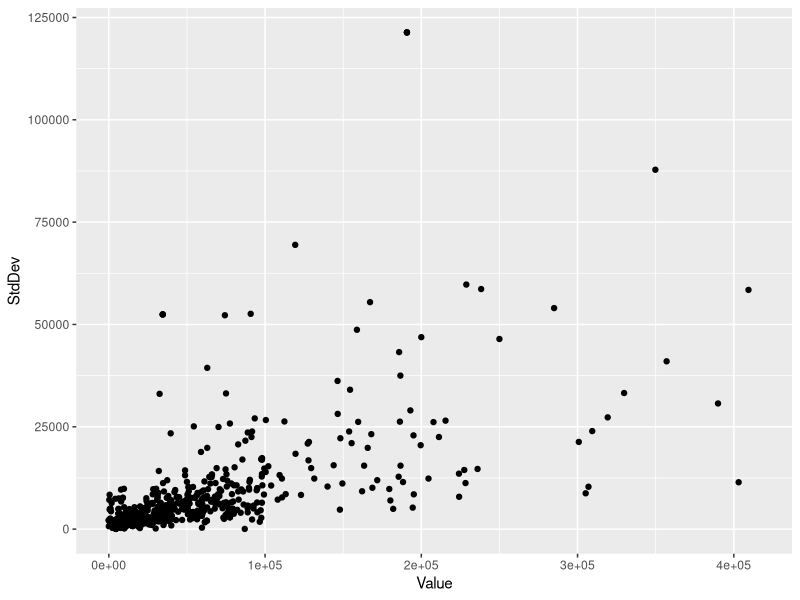
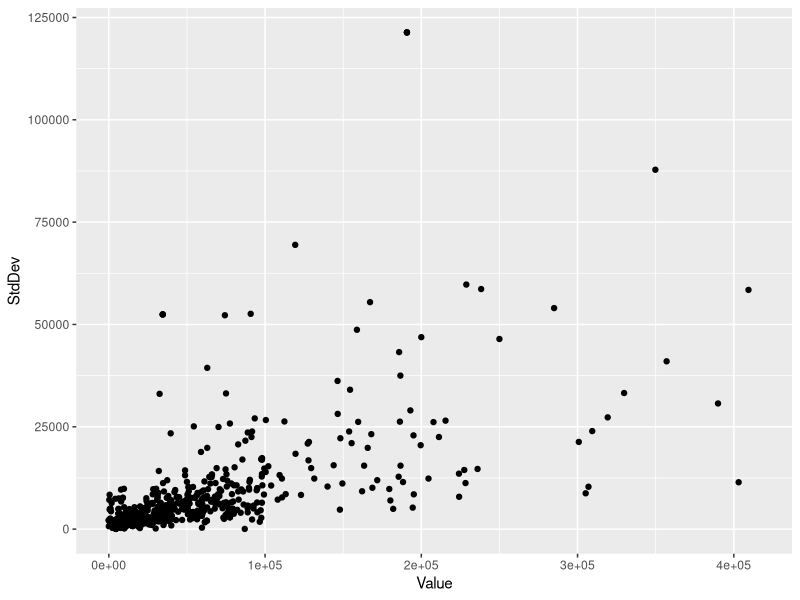
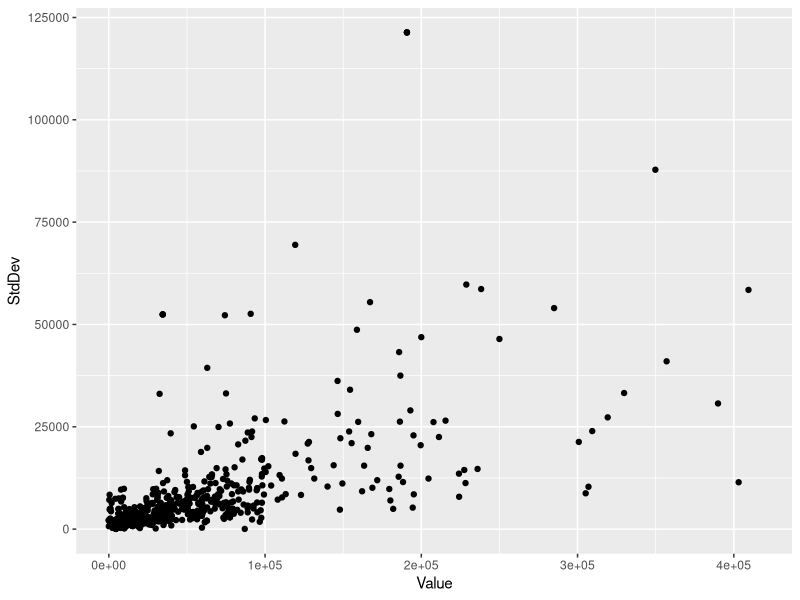
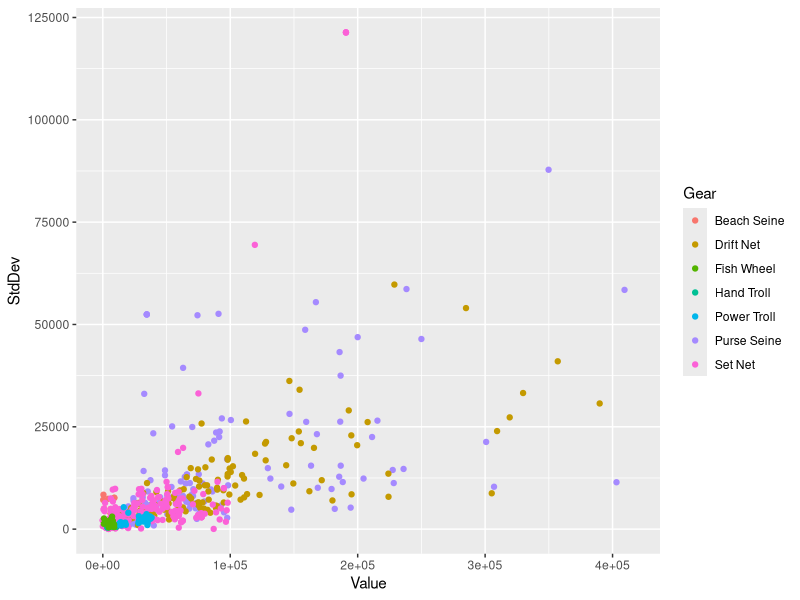
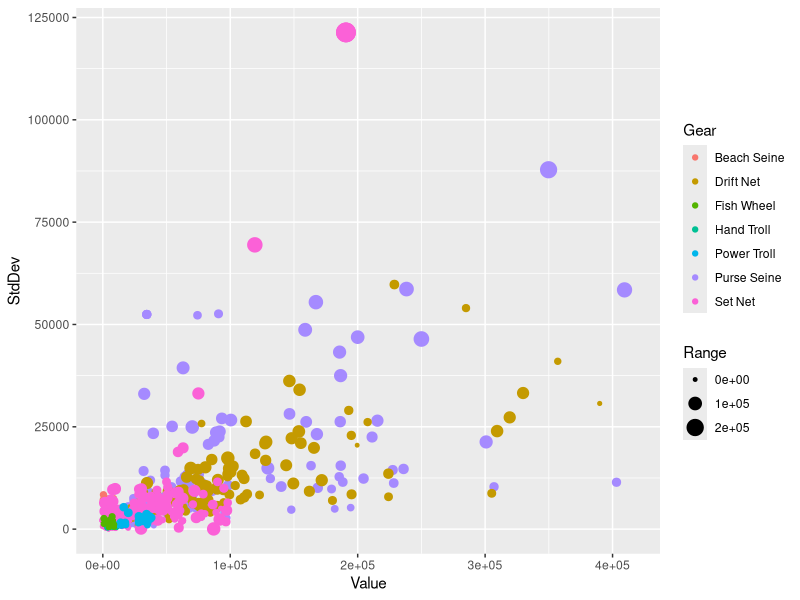
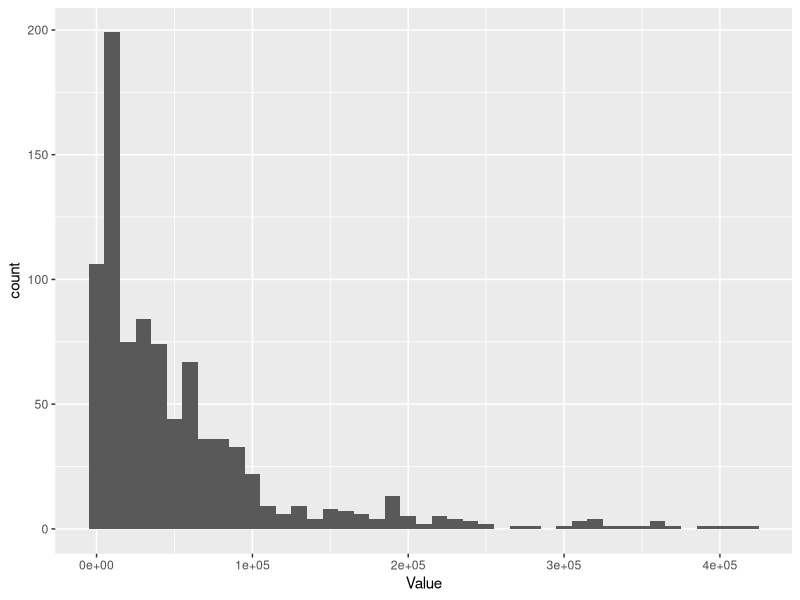
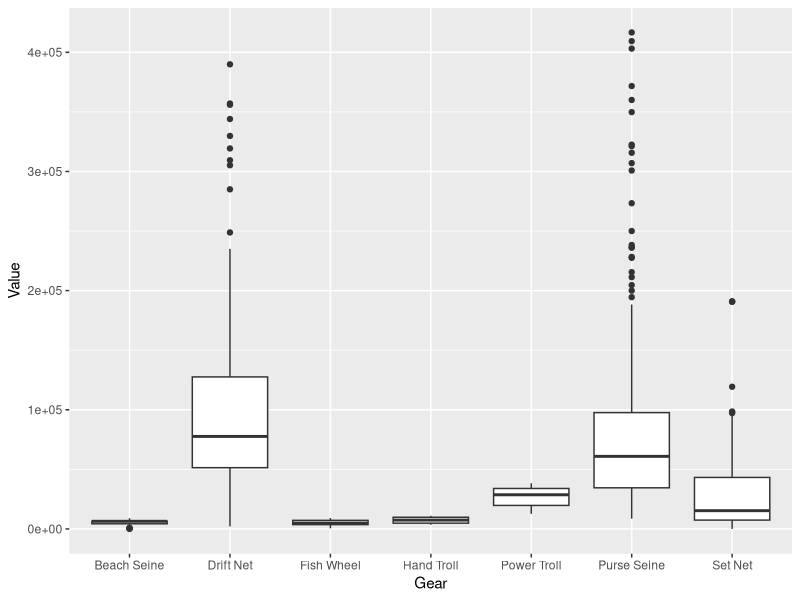
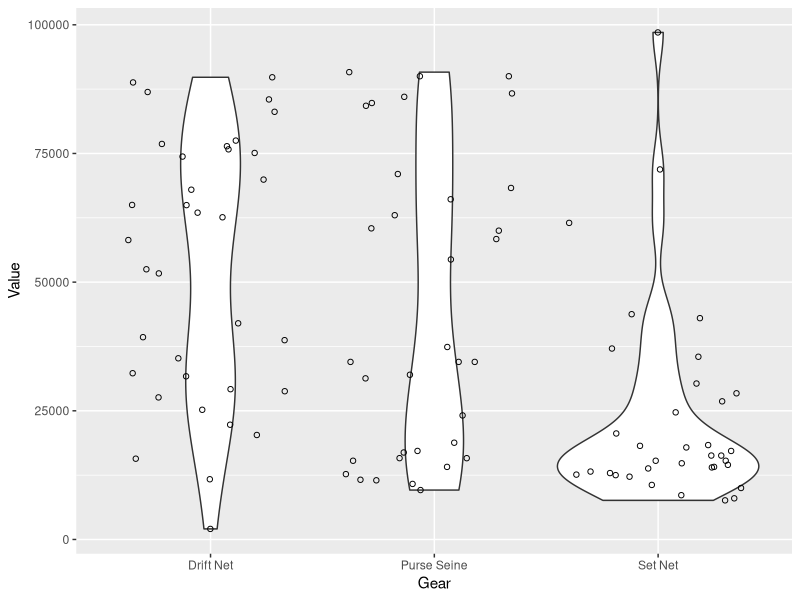

Reproduce these figures in R, in order.
## ---- chunk 1
suppressPackageStartupMessages({
  library(ggplot2)
  library(tidyr)
  library(dplyr)
})

# https://knb.ecoinformatics.org/#view/urn:uuid:e05865d7-678d-4513-9061-2ab7d979f8e7
# Search 'permit value'
permits <- read.csv("data/Yearly_SalmonPermitValues.csv", stringsAsFactors = FALSE)
str(permits)
## ---- chunk 2
ggplot(permits, aes(Value, StdDev)) + 
  geom_point()

# same as
ggplot(permits) + 
  geom_point(aes(Value, StdDev))

# same as
ggplot() + 
  geom_point(data = permits, aes(Value, StdDev))
## ---- chunk 3
ggplot(permits, aes(Value, StdDev, color = Gear)) +
  geom_point()
## ---- chunk 4
ggplot(permits, aes(Value, StdDev, color = Gear, size = Range)) +
  geom_point()
## ---- chunk 5
ggplot(permits, aes(Value)) +
  geom_histogram(binwidth = 1e4)
## ---- chunk 6
ggplot(permits, aes(Gear, Value)) +
  geom_boxplot()
## ---- chunk 7
permits_ci <- permits %>% 
  filter(Region == "Cook Inlet")

ggplot(permits_ci, aes(Gear, Value)) +
  geom_violin() + 
  geom_point(shape = 1, position = "jitter")
## ---- chunk 8
ggplot(permits, aes(Value, StdDev)) +
  geom_point() + 
  geom_smooth(method = "lm")
## ---- chunk 9
permits_se_seine <- permits %>% 
  filter(Region == "Southeast",
         Gear == "Purse Seine")

ggplot(permits_se_seine, aes(Year, Value)) +
  geom_point() +
  geom_line() +
  scale_y_continuous(limits = c(0, NA)) +
  scale_x_continuous(breaks = seq(1985, 2015, by = 5))
## ---- chunk 10
ggplot(permits_se_seine, aes(Year, Value)) + 
  geom_point() +
  geom_line() +
  coord_cartesian(xlim = c(2000, max(permits_se_seine$Year)),
                  ylim = c(0, max(permits_se_seine$Value)))
## ---- chunk 11
value_formatter <- function(val) {
  format(val, scientific = FALSE)
}

ggplot(permits, aes(Value, StdDev, color = Gear)) +
  geom_point() +
  scale_x_continuous(labels = value_formatter) +
  scale_color_manual(values = c("red", "orange", "yellow", "green", "blue", "purple", "violet"))

# Change color and make x-axis log scaled
ggplot(permits, aes(Value, StdDev, color = Gear)) +
  geom_point() +
  scale_color_brewer(palette = "Set1") +
  scale_x_log10(labels = value_formatter)
## ---- chunk 12
ggplot(permits_ci, aes(Year, Value)) +
  geom_point() +
  geom_line() +
  facet_wrap(~ Gear, ncol = 1)


ggplot(permits_ci, aes(Year, Value)) +
  geom_point() +
  geom_line() +
  facet_wrap(~ Gear, dir = "v")
## ---- chunk 13
theme_set(theme_classic())

ggplot(permits, aes(Value, StdDev, color = Gear)) +
  geom_point() +
  scale_x_continuous(labels = value_formatter)

my_theme <- theme_classic(base_size = 12) +
  theme(legend.position = "bottom")

ggplot(permits, aes(Value, StdDev, color = Gear)) +
  geom_point() +
  scale_x_continuous(labels = value_formatter) +
  my_theme

ggsave(filename = "figures/my_plot.pdf")
ggsave(filename = "figures/my_plot.png", width = 6, height = 6)
ggsave(filename = "figures/my_plot_hires.png", width = 6, height = 6, dpi = 600)

my_plot <- ggplot(permits, aes(Value, StdDev, color = Gear)) +
  geom_point() +
  scale_x_continuous(labels = value_formatter) +
  my_theme
